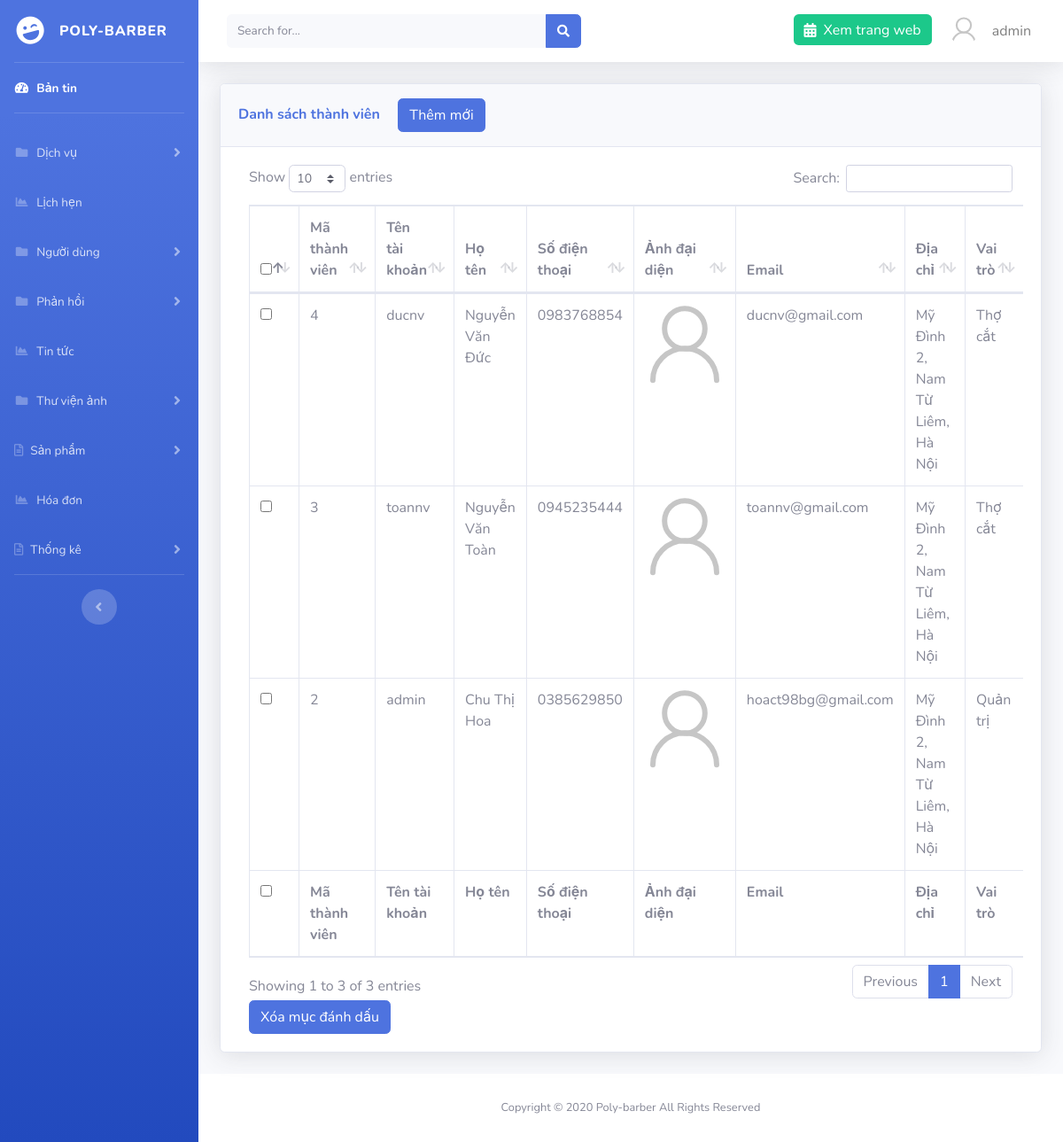
Page /admin/?page=member (signed in) on the earlier database version.
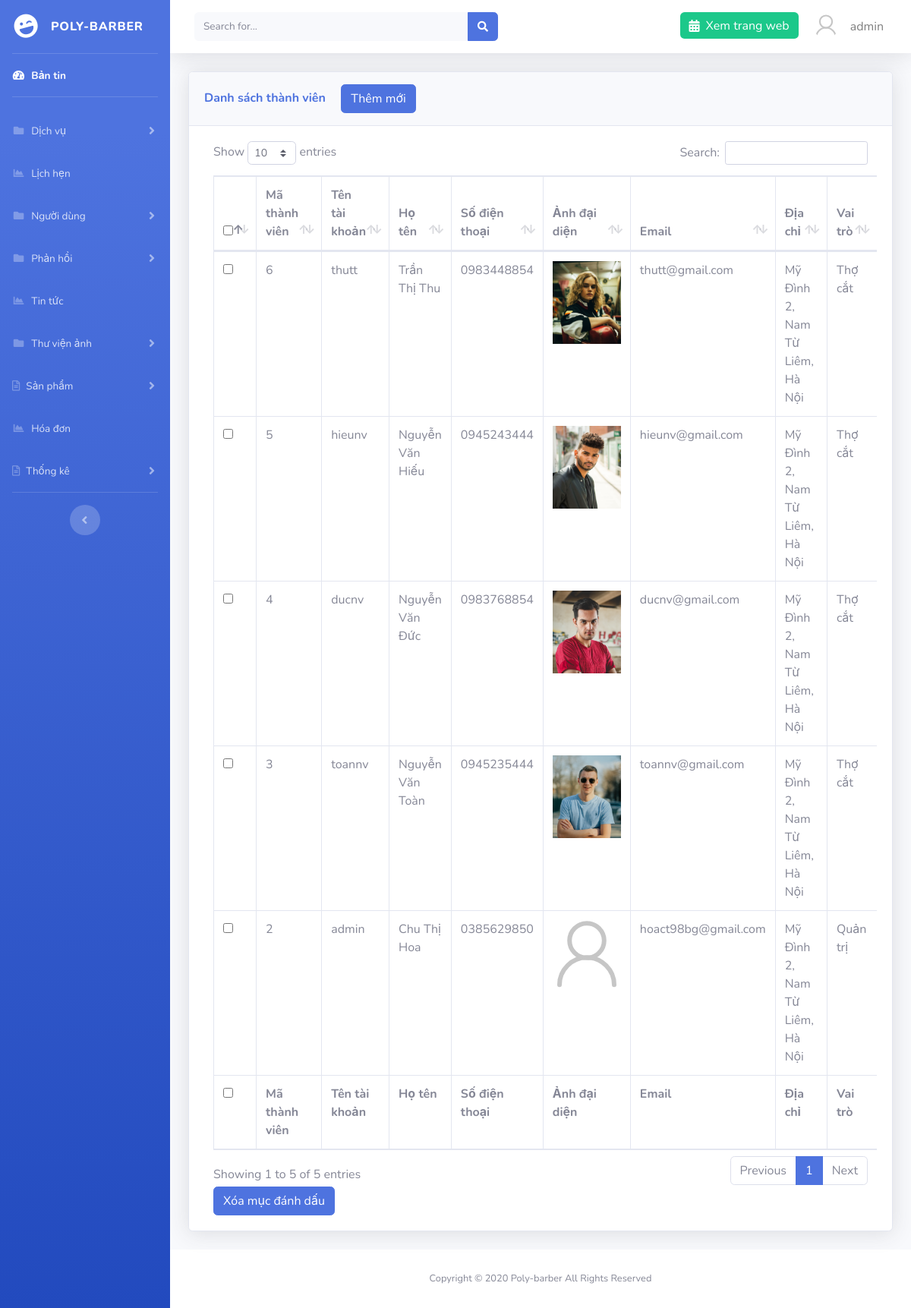
Same page on the later database version.
### tables this page shows
CREATE TABLE `members` (
  `id` int(11) NOT NULL,
  `account` varchar(191) NOT NULL,
  `password` varchar(191) NOT NULL,
  `fullname` varchar(191) NOT NULL,
  `address` varchar(255) NOT NULL,
  `phone` varchar(11) NOT NULL,
  `email` varchar(191) NOT NULL,
  `role` int(1) NOT NULL,
  `images` varchar(191) DEFAULT NULL,
  `code` varchar(191) DEFAULT NULL,
  `time_code` int(11) DEFAULT NULL
);

### libs/database.php (called while the page is built, shortened)
<?php
function connection()
{
    try {
        $conn = new PDO("mysql:host=localhost; dbname=barber; charset=utf8", "root", "");
    } catch (PDOException $e) {
        echo "Lỗi Kết nối" . $e->getMessage();
    }
    return $conn;
}
function query_exe($sql) {
    $conn = connection();
    try {
        $stmt = $conn->prepare($sql);
        $stmt->execute();
        $result = $stmt->fetchAll(PDO::FETCH_ASSOC);
        return $result;
    } catch (PDOException $e) {
        echo "Lỗi dữ liệu" . $e->getMessage();
    } finally {
        unset($conn);
    }
}

### libs/members.php (called while the page is built, shortened)
<?php
require_once "database.php";
function member_list(){
    $sql = "SELECT * from members ORDER BY id DESC";
    return query_exe($sql);
}

### admin/members/index.php (the view, shortened to what this page needs)
<?php
$member =  member_list();
?>
<div class="container-fluid">
    <div class="card shadow mb-4">
        <div class="card-header py-3">
            <h6 class="m-0 font-weight-bold text-primary">Danh sách thành viên <a href="<?= ROOT ?>admin/?page=member&action=add" class="btn btn-primary ml-3">Thêm mới</a></h6>
        </div>
        <div class="card-body">
            <div class="table-responsive">
                <form action="" method="POST" class="col-12">
                    <table class="table table-bordered" id="dataTable" width="100%" cellspacing="0">
                        <thead>
                            <tr>
                                <th>
                                    <input type="checkbox" name="checkall" class="checkall">
                                </th>
                                <th>Mã thành viên</th>
                                <th>Tên tài khoản</th>
                                <th>Họ tên</th>
                                <th>Số điện thoại</th>
                                <th>Ảnh đại diện</th>
                                <th>Email</th>
                                <th>Địa chỉ</th>
                                <th>Vai trò</th>
                            </tr>
                        </thead>
                        <tfoot>
                            <tr>
                                <th>
                                    <input type="checkbox" name="checkall" class="checkall">
                                </th>
                                <th>Mã thành viên</th>
                                <th>Tên tài khoản</th>
                                <th>Họ tên</th>
                                <th>Số điện thoại</th>
                                <th>Ảnh đại diện</th>
                                <th>Email</th>
                                <th>Địa chỉ</th>
                                <th>Vai trò</th>
                            </tr>
                        </tfoot>
                        <tbody>
                            <?php foreach ($member as $r) : ?>
                                <tr>
                                    <td>
                                        <input type="checkbox" name="id[]" value="<?= $r['id'] ?>">
                                    </td>
                                    <td><?= $r['id'] ?></td>
                                    <td><?= $r['account'] ?></td>
                                    <td><?= $r['fullname'] ?></td>
                                    <td><?= $r['phone'] ?></td>
                                    <td>
                                        <img src="../images/users/<?= $r['images'] ?>" width="90" alt="">
                                    </td>
                                    <td><?= $r['email'] ?></td>
                                    <td><?= $r['address'] ?></td>
                                    <?php if ($r['role'] == 1) : ?>
                                        <td>Quản trị</td>
                                    <?php elseif ($r['role'] == 2) : ?>
                                        <td>Lễ tân</td>
                                    <?php else : ?>
                                        <td>Thợ cắt</td>
                                    <?php endif; ?>
                                </tr>
                            <?php endforeach; ?>
                        </tbody>
                    </table>
                    <button type="submit" class="btn btn-primary" id="btndel-category" name="btn-del">Xóa mục đánh dấu</button>
                </form>
            </div>
        </div>
    </div>
</div>

Differences in the rows shown:
added members: id "6", account "thutt", fullname "Trần Thị Thu", phone "0983448854", images (picture), email "thutt@gmail.com", address "Mỹ Đình 2, Nam Từ Liêm, Hà Nội", role "Thợ cắt"
added members: id "5", account "hieunv", fullname "Nguyễn Văn Hiếu", phone "0945243444", images (picture), email "hieunv@gmail.com", address "Mỹ Đình 2, Nam Từ Liêm, Hà Nội", role "Thợ cắt"
changed members "ducnv": images: picture added in place of a placeholder
changed members "toannv": images: picture added in place of a placeholder
Other differences:
text written by a page script: "Show entries Search: Showing 1 to 3 of 3 entries Previous 1 Next" → "Show entries Search: Showing 1 to 5 of 5 entries Previous 1 Next"
